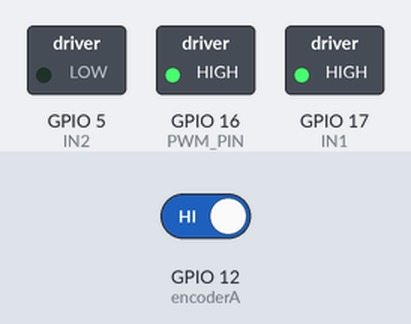
Simulated run of this sketch. Board: ESP32. On the bench: switched loads named in the sketch (green lamp = pin HIGH). The inputs (shaded band) are chosen by the test bench; at power-on: GPIO 12 (encoderA) HIGH. What the sketch prints to the serial monitor is not drawn.

Above: at 0.1 s.
Timing chart, 0 to 1.6 s (numbered marks = the images above):
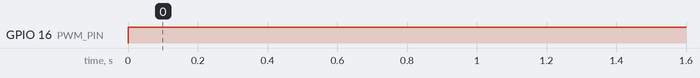

Measured:
- by itself, GPIO 16 (PWM_PIN): LOW → HIGH at 0.00 s

The sketch:

Task2c.ino
```cpp
// Motor
const int IN1 = 17;
const int IN2 = 5;
const int PWM_PIN = 16;
// Encoder pins
const int encoderA= 12;
const int encoderB= 13;
// setup
volatile int encoderCount = 0; // Counts encoder pulses
const int pulsesPerRevolution = 235; //
// Speed setup
const float targetRPM = 150.0;
const int basePWM = (150.0 / 280.0) * 255;
const float Kp = 1.0;
int lastEncoderCount = 0;
void IRAM_ATTR onEncoderA() {
 if (digitalRead(encoderB) == LOW) {
   encoderCount++;
 } else {
   encoderCount--;
 }
}
// Set motor speed
void setMotor(int speed) {
 digitalWrite(IN1, HIGH);
 digitalWrite(IN2, LOW);
 if (speed < 0) speed = 0;
 if (speed > 255) speed = 255;
 analogWrite(PWM_PIN, speed);
}

// Get current RPM
float getRPM() {
 int pulses = encoderCount - lastEncoderCount;
 lastEncoderCount = encoderCount;
 float rpm = (pulses * 600.0) / pulsesPerRevolution;
 return rpm;
}

void setup() {
 Serial.begin(115200);
 // Setup motor pins
 pinMode(IN1, OUTPUT);
 pinMode(IN2, OUTPUT);
 pinMode(PWM_PIN, OUTPUT);
 // Setup encoder pins
 pinMode(encoderA, INPUT_PULLUP);
 pinMode(encoderB, INPUT_PULLUP);
 attachInterrupt(digitalPinToInterrupt(encoderA), onEncoderA, RISING);
 // Start with motor off
 digitalWrite(IN1, LOW);
 digitalWrite(IN2, LOW);
 analogWrite(PWM_PIN, 0);
}
void loop() {
 // Get current speed
 float currentRPM = getRPM();
 // Calculate speed difference
 float error = targetRPM - currentRPM;
 // Adjust speed with PID (only Kp)
 int speedAdjust = Kp * error;
 // Final speed = base + adjustment
 int finalSpeed = basePWM + speedAdjust;
 // Set motor speed
 setMotor(finalSpeed);
 // Show speed
 Serial.print("Target RPM: ");
 Serial.print(targetRPM);
 Serial.print(" Current RPM: ");
 Serial.println(currentRPM);
 delay(100); // Check every 0.1 second
}
```
